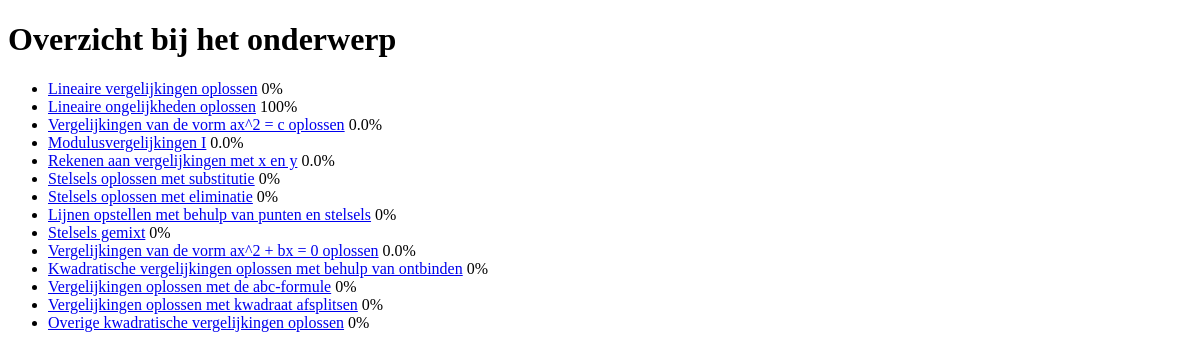
Page /oefenen/overzicht/A (signed in) on the earlier database version.
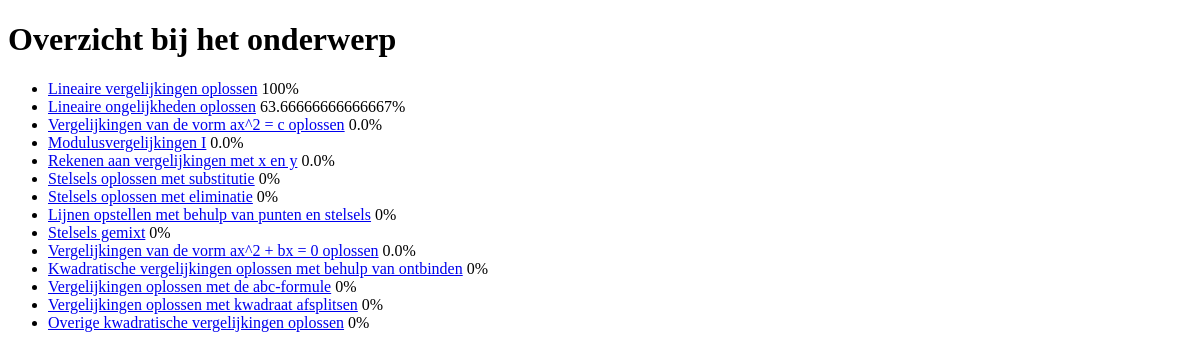
Same page on the later database version.
### oefenen/models.py (models this page shows, shortened)
class Vaardigheid(models.Model):
    naam = models.CharField(max_length=255, blank=False, null=True)
    nummer = models.IntegerField(blank=True, null=True)
    bijbehorend_onderwerp = models.ForeignKey(Onderwerp, on_delete=models.PROTECT, blank=True, null=True)
    voorkennis = models.ManyToManyField("self", symmetrical=False, related_name="vaardigheid_voorkennis")
    volgende = models.ManyToManyField("self", symmetrical=False, related_name="vaardigheid_volgende")
    class Meta:
        ordering = ['bijbehorend_onderwerp', 'nummer']

class Voortgang(models.Model):
    user = models.ForeignKey(User, on_delete=models.PROTECT)
    vaardigheid = models.ForeignKey(Vaardigheid, on_delete=models.PROTECT)
    voortgang = models.FloatField(default=0)

### oefenen/views.py (the view)
# urls.py: path("overzicht/<str:letter>", views.overzicht, name="overzicht"),
@login_required
def overzicht(request, letter):
    o = Onderwerp.objects.get(letter=letter.capitalize())
    v = Vaardigheid.objects.filter(bijbehorend_onderwerp=o)
    user = User.objects.get(id=request.user.id)
    vaardigheid = list()
    for each in v:
        try:
            voortg = Voortgang.objects.get(vaardigheid=each, user=user)
            if voortg.voortgang < 0:
                vaardigheid.append((each, 0))
                continue
            if voortg.voortgang >= 0.995:
                vaardigheid.append((each, 1))
                continue
            vaardigheid.append((each, voortg.voortgang))
        except:
            vaardigheid.append((each, 0))
    return render(request, "oefenen/overzicht.html", {
        "v":vaardigheid
    })

### oefenen/templates/oefenen/overzicht.html (shortened to what this page needs)
{% load mathfilters %}
<!DOCTYPE html>
<html lang="en">
<head>
</head>
<body>
    <h1>Overzicht bij het onderwerp {{ v.0.bijbehorend_onderwerp.naam }}</h1>
    <ul>
        {% for each in v %}
        <li>
            <a href="/oefenen/uitleg/{{ each.0.bijbehorend_onderwerp.letter }}/{{ each.0.nummer }}">{{ each.0.naam }}</a>
            {{ each.1|mul:100 }}%
        </li>
        {% endfor %}
    </ul>
</body>
</html>

Differences in the rows shown:
computed for Vaardigheid "Lineaire vergelijkingen oplossen": each "0" → "100"
changed through a linked row, Vaardigheid "Lineaire ongelijkheden oplossen": voortgang "100" → "63.66666666666667"
